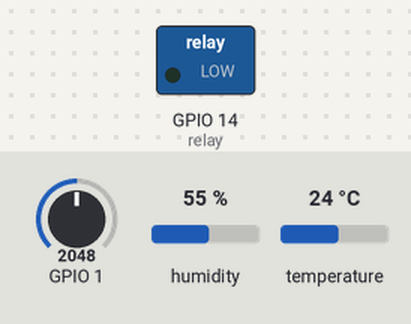
A program run on a simulated ESP32-S3. Shown: switched loads named in the program (green lamp = pin HIGH). The inputs (shaded band) are chosen by the test bench; at power-on: GPIO 1 = 2048, humidity 55 %, temperature 24 °C. WiFi joins after 1.5 s; servers stay silent unless stated; no MQTT or app messages arrive unless stated; not simulated (calls return 0 or success): secrets.h; what the program prints to the serial monitor is not drawn.

Above: at 3.2 s.
3.3 s: GPIO 1 set to 406
8.9 s: GPIO 1 set to 349
At 12.4 s:
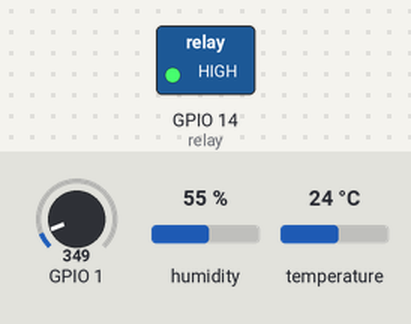
14.5 s: GPIO 1 set to 491
At 23.7 s:
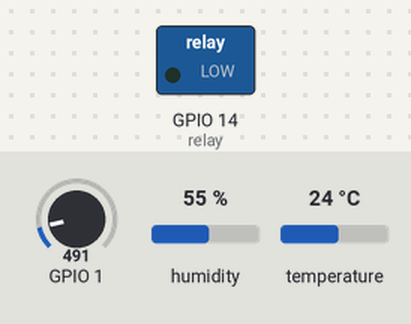
24.6 s: GPIO 1 set to 0
At 28.8 s:
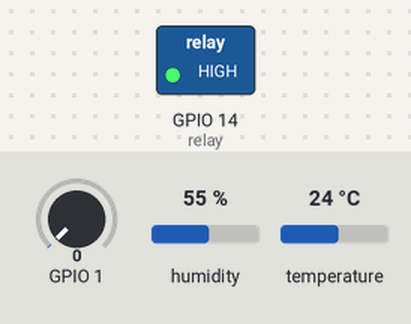
Timing chart, 0 to 30.3 s (numbered marks = the images above; inputs shaded):
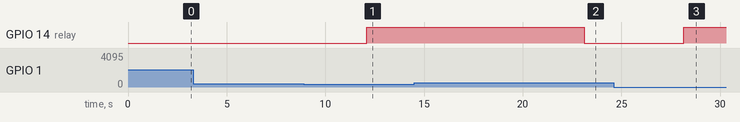

Measured:
- the behaviour switches between 368 and 367 on GPIO 1 (found by bisection; images 0 and 1)
- after the input at 3.3 s, every drawn part: stays the same
- after the input at 8.9 s, GPIO 14 (relay): LOW → HIGH after 3.2 s
- after the input at 14.5 s, GPIO 14 (relay): HIGH → LOW after 8.6 s
- after the input at 24.6 s, GPIO 14 (relay): LOW → HIGH after 3.6 s

The program:

main.cpp
```cpp
#include <Arduino.h>
#include <DHT.h>
#include <DHT_U.h>
#include <WiFi.h>
#include <PubSubClient.h>
#include <cmath>
#include <cstring>
#include "secrets.h"

const char* mqtt_server = "192.168.69.2";

const int mqtt_port = 1883;


/*---------------------------------------------------*/
//DHT input on pin 11(humidity and temperature)
DHT dht(11, DHT11);

#define relay 14

WiFiClient espClient;
PubSubClient client(espClient);


void InitWiFi()
{
  WiFi.mode(WIFI_STA);
  WiFi.begin(SECRET_SSID, SECRET_PASS);
  Serial.print("Connecting to WiFi ..");

  while (WiFi.status() != WL_CONNECTED)
  {
    Serial.print(".");
    delay(1000);
  }
  Serial.print("Connected");
}

void reconnect() {
  while (!client.connected())
  {

    //esp will be in this "while" until it will connect again
    while(WiFi.status() != WL_CONNECTED)
    {
      Serial.print("WiFi disconnected. Reconnecting to WIFI..");

      WiFi.disconnect();
      WiFi.begin();
      delay(5000);

      if(WiFi.status() == WL_CONNECTED)
      {
        Serial.print("WiFI Reconnected");
      }
    }

    Serial.print("Attempting MQTT connection...");
    if (client.connect("espClient"))
    {
      Serial.println("connected");

      client.subscribe("esp/output");
    }
    else
    {
      Serial.print("failed, rc= ");
      Serial.print(client.state());
      Serial.println(" try again in 5 seconds");//delay 5 seconds
      delay(5000);
    }
  }
}

void setup()
{
  Serial.begin(115200);
  dht.begin();

  pinMode(relay, OUTPUT);

  client.setServer(mqtt_server, 1883);

  InitWiFi();
  Serial.print("RRSI: ");
  Serial.print(WiFi.RSSI());

}

void loop()
{

  digitalWrite(relay, LOW);

  if (!client.connected()) {
    reconnect();
  }
  client.loop();


/*--------------------------------------------------------------------*/

  //moisture level input pin = 1
  int sensor_analog = analogRead(1);
  int moisture_lvl;
  int dry_valeu = 0;
  int wet_valeu = 2300;
  float humidity;
  float temperature;

/*---------------------------SOIL_MOISTURE_PERCENTAGE-----------------------------------------*/

  moisture_lvl = map(sensor_analog, dry_valeu, wet_valeu, 0, 100);

  moisture_lvl = constrain(moisture_lvl, 0, 100);

  Serial.print("moisture: ");
  Serial.println(moisture_lvl);

  char soilString[10];

  dtostrf(moisture_lvl, 1, 2,soilString);


/*-------------------------------RELAY-----------------------------------*/
  if(moisture_lvl <= 15)
  {
    digitalWrite(relay,HIGH);
    delay(6000);
  }

/*----------------------------DHT_11------------------------------------*/

  temperature = dht.readTemperature();
  humidity = dht.readHumidity();

  char humString[10]; //use for both humidity and temperature

  if(std::isnan(humidity) || std::isnan(temperature))
  {
    Serial.print("Error data reading \n");
  }
  else{

    //Here we sent data from sensors to Database
    dtostrf(humidity, 1, 2, humString);
    client.publish("hum", humString);         //humidity value

    dtostrf(temperature, 1, 2, humString);
    client.publish("temp", humString);         //temperature value

    client.publish("Soil", soilString);        //soil humidity value
  }

 delay(5000);
}
```
